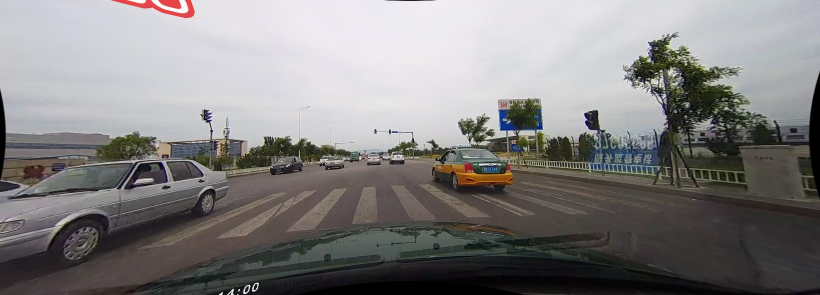
#> input picture 002-RONELD-Lane-Detection-main-02B101/kodlar/example/01020.jpg, 1640 x 590 px (shown at 1/2 size)
$ python -i colorRecognition.py   (imports and definitions only)
#> lines starting #> are read from the running program, lines starting #| are printed output that depends on the picture; after the words box and inside, x2 and y2 are one past the last pixel; in counts of white or black regions, pixels touching at a corner belong together

import numpy as np
import matplotlib.pyplot as plt
import cv2


#Helps convert RGB value to HSV value
def HSV(RGB):
    RGB = np.uint8([[RGB]])
    HSV = cv2.cvtColor(RGB, cv2.COLOR_RGB2HSV)
    return HSV


#Dictionary for color ranges
colorRanges = {
    "Black": ([0, 0, 0], [0, 0, 50]),
    "Grey": ([0, 0, 51], [0, 0, 235]),
    "White" : ([0, 0, 236], [0, 0, 255]),
    "Bright Red" : ([0, 255, 255], [7, 255, 255]),
    "Orange" : ([8, 255, 255], [15, 255, 255]),
    "Gold" : ([16, 255, 255], [22, 255, 255]),
    "Yellow" : ([23, 255, 255], [34, 255, 255]),
    "Neon Yellow" : ([35, 255, 255] , [42, 255, 255]),
    "Light Green" : ([43, 255, 255], [56, 255, 255]),
    "Green" : ([57, 255, 255], [71, 255, 255]),
    "Seafoam": ([72, 255, 255], [81, 255, 255]),
    "Turquoise" : ([82, 255, 255], [88, 255, 255]),
    "Light Blue" : ([89, 255, 255], [96, 255, 255]),
    "Blue" : ([97, 255, 255], [110, 255, 255]),
    "Dark Blue": ([111, 255, 255], [135, 255, 255]),
    "Purple" : ([136, 255, 255], [145, 255, 255]),
    "Magenta" : ([146, 255, 255], [157, 255, 255]),
    "Hot Pink" : ([158, 255, 255], [162, 255, 255]),
    "Pink" : ([163, 255, 255], [169, 255, 255]),
    "Rasberry" : ([170, 255, 255], [172, 255, 255]),
    "Red" : ([173, 255, 255], [187, 255, 255]),
    "Brown" : ([0, 90, 90], [0, 170, 170 ]),
    "Dark Green" : ([60, 125, 125], [71, 125, 125]),
    "Dark Red" : ([0, 200, 200], [7, 200, 200])
}

#call function to detect color in the image
def colorDetection(image):
    #Converts image from BGR to RGB
    BGRimage = cv2.imread(image)
#> BGRimage is the input picture: shape (590, 1640, 3); mean B, G, R 128.6, 128.8, 130.8
    RGBimage = cv2.cvtColor(BGRimage, cv2.COLOR_BGR2HSV)
#> RGBimage: shape (590, 1640, 3); mean H, S, V 83.3, 28.7, 134.4

    #dictionary to count number of undetected pixels in image for each color
    pixelDict = {}

    #Detection for each colour in image
    for color in colorRanges:
        lowerLimit = np.array(colorRanges[color][0])
        upperLimit = np.array(colorRanges[color][1])
        imageSize = np.shape(RGBimage)
        background = np.zeros((imageSize[1], imageSize[2]))
        mask = cv2.inRange(RGBimage, lowerLimit, upperLimit)
        detection = cv2.bitwise_and(RGBimage, RGBimage, mask=mask)
        pixelCount = 0
        for pixel in detection:
            if pixel.any() == background.any():
                pixelCount += 1
                pixelDict[color] = pixelCount
#> this loop made 24 passes
#> pass 1, in colorDetection, `mask = cv2.inRange(RGBimage, lowerLimit, upperLimit)`:
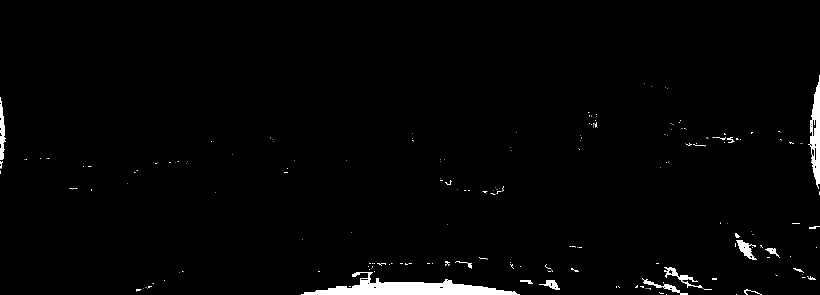
#> mask: shape (590, 1640) (shown at 1/2 size); 1.7% white; 226 white regions (188 under 20 px), largest, box (x1, y1, x2, y2) and area: (602, 544, 1040, 590) 8550, (1616, 150, 1640, 378) 2765, (0, 194, 11, 320) 870
#> pass 2, in colorDetection, `mask = cv2.inRange(RGBimage, lowerLimit, upperLimit)`:
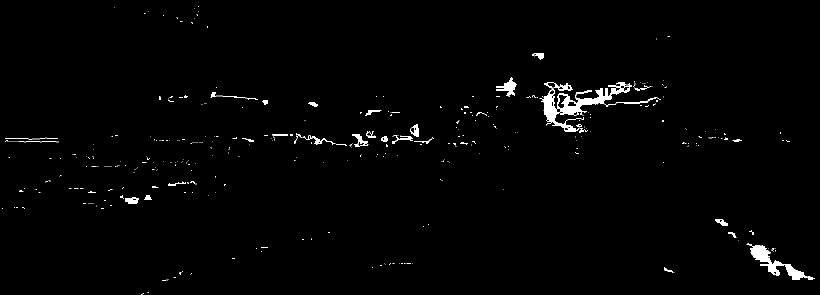
#> mask: shape (590, 1640) (shown at 1/2 size); 1.5% white; 392 white regions (348 under 20 px), largest, box (x1, y1, x2, y2) and area: (1080, 164, 1322, 266) 5661, (1493, 488, 1630, 560) 2368, (992, 154, 1034, 194) 692
#> after the loop, pixelDict = 24 items

    #List of most dominant colors in the image
    color = []
    minKey = min(pixelDict, key = pixelDict.get)
#> minKey = 'Grey'
    for key in pixelDict:
        if pixelDict[key] == pixelDict[minKey]:
            color.append(key)
#> this loop made 24 passes
#> key on passes 1 to 12: 'Black', 'Grey', 'White', 'Bright Red', 'Orange', 'Gold', 'Yellow', 'Neon Yellow', 'Light Green', 'Green', 'Seafoam', 'Turquoise'
#> after the loop, color = ['Grey']
    return color

>>> result = colorDetection('../../002-RONELD-Lane-Detection-main-02B101/kodlar/example/01020.jpg')
#> result = ['Grey']
